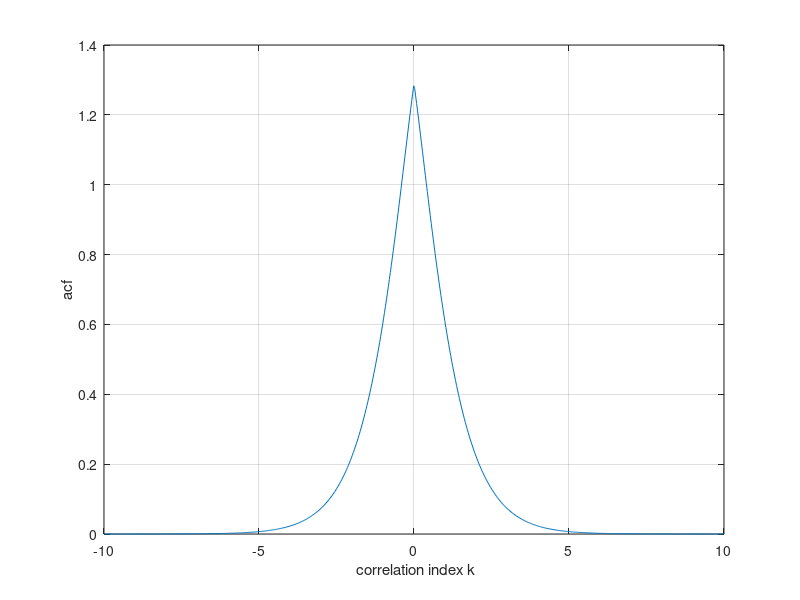

MATLAB code for this plot:
clc ,clear all
k = -10:pi/100:10;
R = (abs(k)+17/15).*256.*(4.^-abs(k))/225
plot(k,R)
xlabel(' correlation index k')
ylabel('acf')
grid on